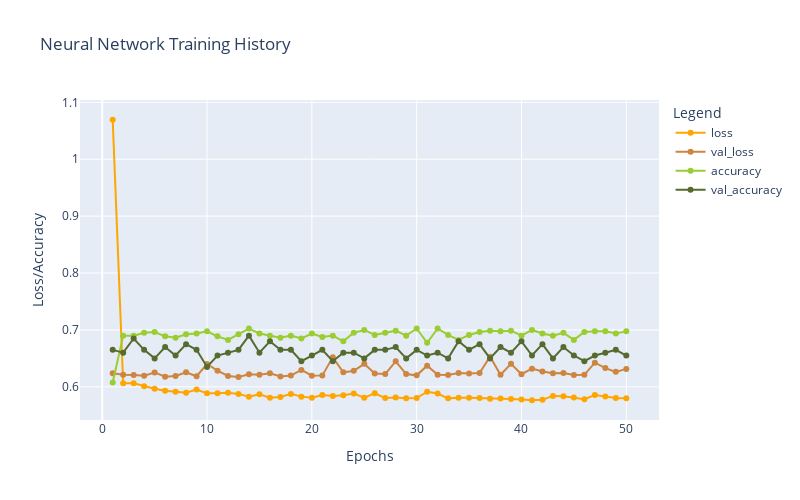

Source (notebook cell):
### Code cell
plot_history(history2)

### Figure 1 — Plotly figure (JSON) as saved in the notebook; plotly's stock layout.template omitted (floating-point values rounded to 4 significant figures)
{"data": [{"hovertemplate": "Legend=loss<br>Epochs=%{x}<br>Loss/Accuracy=%{y}<extra></extra>", "legendgroup": "loss", "line": {"color": "orange", "dash": "solid"}, "marker": {"symbol": "circle"}, "mode": "lines+markers", "name": "loss", "orientation": "v", "showlegend": true, "type": "scatter", "x": [1, 2, 3, 4, 5, 6, 7, 8, 9, 10, 11, 12, 13, 14, 15, 16, 17, 18, 19, 20, 21, 22, 23, 24, 25, 26, 27, 28, 29, 30, 31, 32, 33, 34, 35, 36, 37, 38, 39, 40, 41, 42, 43, 44, 45, 46, 47, 48, 49, 50], "xaxis": "x", "y": [1.069, 0.6063, 0.6062, 0.6011, 0.5967, 0.593, 0.5916, 0.5897, 0.5954, 0.5885, 0.5889, 0.5895, 0.5876, 0.5828, 0.587, 0.581, 0.5822, 0.5876, 0.5828, 0.581, 0.5855, 0.584, 0.5853, 0.5882, 0.5808, 0.5887, 0.5806, 0.5814, 0.5799, 0.5804, 0.5914, 0.5882, 0.5797, 0.5808, 0.5806, 0.5804, 0.579, 0.5794, 0.5787, 0.5777, 0.5764, 0.5774, 0.5841, 0.5836, 0.5811, 0.5782, 0.5855, 0.5832, 0.5804, 0.5802], "yaxis": "y"}, {"hovertemplate": "Legend=val_loss<br>Epochs=%{x}<br>Loss/Accuracy=%{y}<extra></extra>", "legendgroup": "val_loss", "line": {"color": "peru", "dash": "solid"}, "marker": {"symbol": "circle"}, "mode": "lines+markers", "name": "val_loss", "orientation": "v", "showlegend": true, "type": "scatter", "x": [1, 2, 3, 4, 5, 6, 7, 8, 9, 10, 11, 12, 13, 14, 15, 16, 17, 18, 19, 20, 21, 22, 23, 24, 25, 26, 27, 28, 29, 30, 31, 32, 33, 34, 35, 36, 37, 38, 39, 40, 41, 42, 43, 44, 45, 46, 47, 48, 49, 50], "xaxis": "x", "y": [0.624, 0.6213, 0.6206, 0.6196, 0.6253, 0.6177, 0.6191, 0.6254, 0.6187, 0.6402, 0.6285, 0.6192, 0.6173, 0.622, 0.6213, 0.6238, 0.6182, 0.6197, 0.6298, 0.6196, 0.6201, 0.6519, 0.6255, 0.6281, 0.6404, 0.6233, 0.6225, 0.645, 0.6224, 0.6202, 0.6372, 0.6212, 0.6207, 0.6241, 0.6233, 0.6243, 0.6528, 0.6212, 0.6405, 0.6221, 0.632, 0.6269, 0.6238, 0.6245, 0.6208, 0.6211, 0.6425, 0.6329, 0.6263, 0.6315], "yaxis": "y"}, {"hovertemplate": "Legend=accuracy<br>Epochs=%{x}<br>Loss/Accuracy=%{y}<extra></extra>", "legendgroup": "accuracy", "line": {"color": "yellowgreen", "dash": "solid"}, "marker": {"symbol": "circle"}, "mode": "lines+markers", "name": "accuracy", "orientation": "v", "showlegend": true, "type": "scatter", "x": [1, 2, 3, 4, 5, 6, 7, 8, 9, 10, 11, 12, 13, 14, 15, 16, 17, 18, 19, 20, 21, 22, 23, 24, 25, 26, 27, 28, 29, 30, 31, 32, 33, 34, 35, 36, 37, 38, 39, 40, 41, 42, 43, 44, 45, 46, 47, 48, 49, 50], "xaxis": "x", "y": [0.6075, 0.69, 0.69, 0.695, 0.6963, 0.6888, 0.6862, 0.6925, 0.6938, 0.6975, 0.6888, 0.6825, 0.6925, 0.7025, 0.6938, 0.69, 0.6862, 0.69, 0.685, 0.6938, 0.6875, 0.69, 0.68, 0.695, 0.7, 0.6913, 0.695, 0.6988, 0.69, 0.7025, 0.6775, 0.7025, 0.6913, 0.6825, 0.6913, 0.6963, 0.6988, 0.6975, 0.6988, 0.69, 0.7, 0.6938, 0.69, 0.695, 0.6825, 0.6963, 0.6975, 0.6975, 0.6938, 0.6975], "yaxis": "y"}, {"hovertemplate": "Legend=val_accuracy<br>Epochs=%{x}<br>Loss/Accuracy=%{y}<extra></extra>", "legendgroup": "val_accuracy", "line": {"color": "darkolivegreen", "dash": "solid"}, "marker": {"symbol": "circle"}, "mode": "lines+markers", "name": "val_accuracy", "orientation": "v", "showlegend": true, "type": "scatter", "x": [1, 2, 3, 4, 5, 6, 7, 8, 9, 10, 11, 12, 13, 14, 15, 16, 17, 18, 19, 20, 21, 22, 23, 24, 25, 26, 27, 28, 29, 30, 31, 32, 33, 34, 35, 36, 37, 38, 39, 40, 41, 42, 43, 44, 45, 46, 47, 48, 49, 50], "xaxis": "x", "y": [0.665, 0.66, 0.685, 0.665, 0.65, 0.67, 0.655, 0.675, 0.665, 0.635, 0.655, 0.66, 0.665, 0.69, 0.66, 0.68, 0.665, 0.665, 0.645, 0.655, 0.665, 0.645, 0.66, 0.66, 0.65, 0.665, 0.665, 0.67, 0.65, 0.665, 0.655, 0.66, 0.65, 0.68, 0.665, 0.675, 0.65, 0.67, 0.66, 0.68, 0.655, 0.675, 0.65, 0.67, 0.655, 0.645, 0.655, 0.66, 0.665, 0.655], "yaxis": "y"}], "layout": {"height": 500, "legend": {"title": {"text": "Legend"}, "tracegroupgap": 0}, "title": {"text": "Neural Network Training History"}, "width": 800, "xaxis": {"anchor": "y", "domain": [0, 1], "title": {"text": "Epochs"}}, "yaxis": {"anchor": "x", "domain": [0, 1], "title": {"text": "Loss/Accuracy"}}}}
